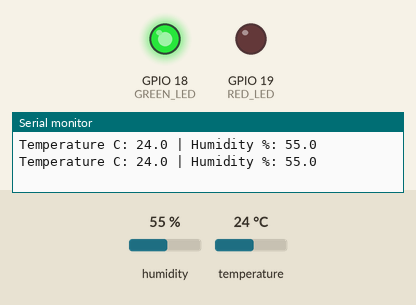
The sketch below on a simulated ESP32. Parts: output pins drawn as LEDs (lit = HIGH), the last lines printed to the serial monitor. The inputs (shaded band) are chosen by the test bench; at power-on: humidity 55 %, temperature 24 °C.

Above: at 5.8 s.
5.9 s: humidity set to 74 %
9.6 s: humidity set to 77 %
At 11.4 s:
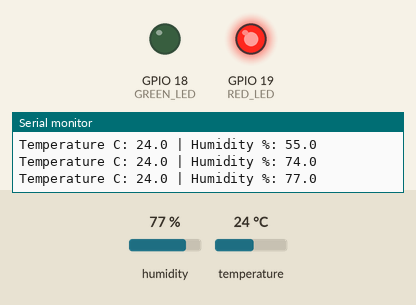
13.3 s: humidity set to 22 %
At 15.6 s:
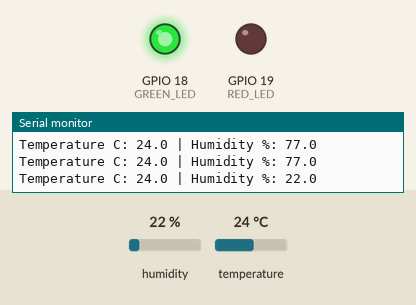
17.0 s: humidity set to 88 %
At 19.0 s:
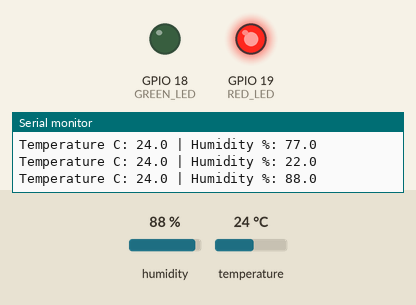
Timing chart, 0 to 20.5 s (numbered marks = the images above; inputs shaded):
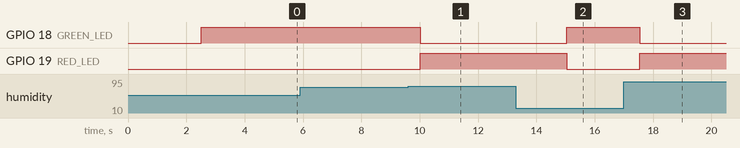

The sketch:

smart-monitor-esp32.ino
```cpp
// STEMBuild: Smart Environment Monitor — ESP32
// DHT22 sample. Confirm your exact sensor and board before wiring.
#include <DHT.h>
const int SENSOR_PIN = 4;
const int GREEN_LED = 18;
const int RED_LED = 19;
#define SENSOR_TYPE DHT22
DHT sensor(SENSOR_PIN, SENSOR_TYPE);

void setup() {
  Serial.begin(115200);
  pinMode(GREEN_LED, OUTPUT);
  pinMode(RED_LED, OUTPUT);
  sensor.begin();
}

void loop() {
  delay(2500); // Allow time between DHT measurements.
  float humidity = sensor.readHumidity();
  float temperature = sensor.readTemperature();
  if (isnan(humidity) || isnan(temperature)) {
    Serial.println("Read failed: check power, ground, DATA and sensor type.");
    digitalWrite(GREEN_LED, LOW);
    digitalWrite(RED_LED, HIGH);
    delay(250);
    digitalWrite(RED_LED, LOW); // Flashing red means a reading fault.
    return;
  }
  Serial.print("Temperature C: "); Serial.print(temperature, 1);
  Serial.print(" | Humidity %: "); Serial.println(humidity, 1);
  // Example classroom thresholds, not an environmental safety alarm.
  bool aboveThreshold = temperature > 30.0 || humidity > 75.0;
  digitalWrite(GREEN_LED, aboveThreshold ? LOW : HIGH);
  digitalWrite(RED_LED, aboveThreshold ? HIGH : LOW);
}
```

Measured:
- the behaviour switches between 75 and 76 % on humidity (found by bisection; images 0 and 1)
- after the input at 9.6 s, GPIO 18 (GREEN_LED): HIGH → LOW after 0.42 s; GPIO 19 (RED_LED): LOW → HIGH after 0.42 s
- after the input at 13.3 s, GPIO 18 (GREEN_LED): LOW → HIGH after 1.7 s; GPIO 19 (RED_LED): HIGH → LOW after 1.7 s
- after the input at 17.0 s, GPIO 18 (GREEN_LED): HIGH → LOW after 0.54 s; GPIO 19 (RED_LED): LOW → HIGH after 0.54 s
